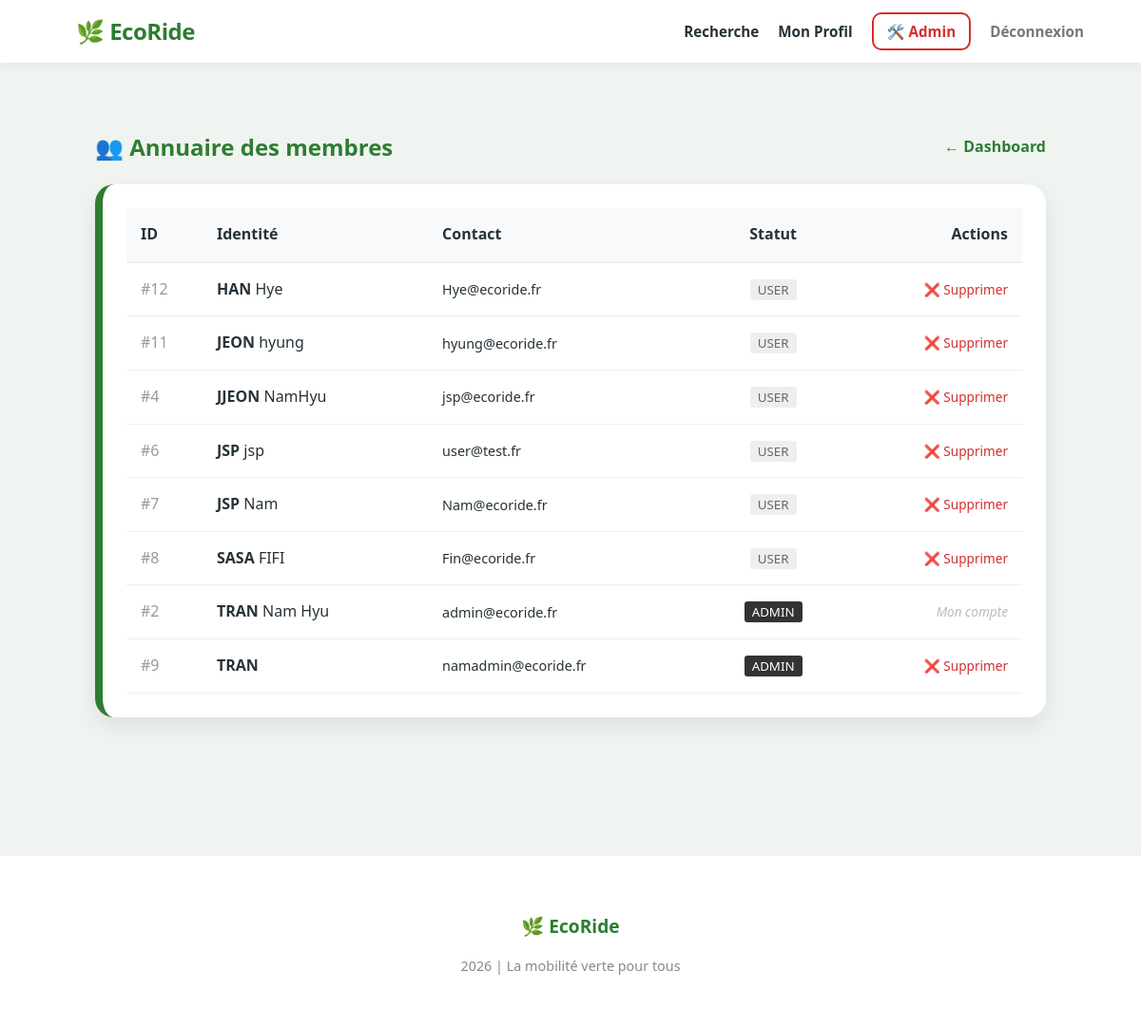
/admin_users.php (signed in), run on the app's committed database.
### tables this page shows
CREATE TABLE `utilisateurs` (
  `id` int(11) NOT NULL,
  `pseudo` varchar(50) NOT NULL,
  `email` varchar(100) NOT NULL,
  `mot_de_passe` varchar(255) NOT NULL,
  `Nom` varchar(50) NOT NULL,
  `Prenom` varchar(50) NOT NULL,
  `Role` varchar(100) NOT NULL DEFAULT 'utilisateurs',
  `credits` int(11) DEFAULT 20,
  `type_utilisateur` enum('passager','chauffeur','les_deux') DEFAULT 'passager'
);

### admin_users.php (the view, shortened to what this page needs)
<?php
require_once "Template.php";
$db = (new Database())->getConnection();
$sql = "SELECT id, nom, prenom, email, role FROM utilisateurs ORDER BY nom ASC";
$users = $db->query($sql)->fetchAll(PDO::FETCH_ASSOC);
?>
<main style="max-width: 1000px; margin: 30px auto; padding: 20px; font-family: 'Segoe UI', sans-serif;">
    <div style="display: flex; justify-content: space-between; align-items: center; margin-bottom: 20px;">
        <h2 style="margin: 0;">👥 Annuaire des membres</h2>
        <a href="admin_dashboard.php" style="color: #2e7d32; text-decoration: none; font-weight: bold;">← Dashboard</a>
    </div>
    <div style="background: white; border: 1px solid #ddd; border-radius: 4px; overflow: hidden;">
        <table style="width: 100%; border-collapse: collapse;">
            <thead>
                <tr style="background: #f8f9fa; border-bottom: 2px solid #eee;">
                    <th style="padding: 15px; text-align: left; width: 50px;">ID</th>
                    <th style="padding: 15px; text-align: left;">Identité</th>
                    <th style="padding: 15px; text-align: left;">Contact</th>
                    <th style="padding: 15px; text-align: center;">Statut</th>
                    <th style="padding: 15px; text-align: right;">Actions</th>
                </tr>
            </thead>
            <tbody>
                <?php foreach ($users as $u): ?>
                <tr style="border-bottom: 1px solid #eee;">
                    <td style="padding: 15px; color: #999;">#<?= $u['id'] ?></td>
                    <td style="padding: 15px;">
                        <strong><?= htmlspecialchars(strtoupper($u['nom'])) ?></strong>
                        <?= htmlspecialchars($u['prenom']) ?>
                    </td>
                    <td style="padding: 15px; font-size: 0.9em;"><?= htmlspecialchars($u['email']) ?></td>
                    <td style="padding: 15px; text-align: center;">
                        <?php if ($u['role'] === 'admin'): ?>
                            <small style="background: #333; color: white; padding: 2px 8px; border-radius: 3px;">ADMIN</small>
                        <?php else: ?>
                            <small style="background: #eee; color: #666; padding: 2px 8px; border-radius: 3px;">USER</small>
                        <?php endif; ?>
                    </td>
                    <td style="padding: 15px; text-align: right;">
                        <?php if ($u['id'] != $_SESSION['user_id']): ?>
                            <a href="admin_delete_user.php?id=<?= $u['id'] ?>"
                               onclick="return confirm('Confirmer la suppression définitive de ce compte ?')"
                               style="color: #d32f2f; text-decoration: none; font-size: 0.85em;">
                               ❌ Supprimer
                            </a>
                        <?php else: ?>
                            <span style="color: #bbb; font-style: italic; font-size: 0.85em;">Mon compte</span>
                        <?php endif; ?>
                    </td>
                </tr>
                <?php endforeach; ?>
            </tbody>
        </table>
    </div>
</main>

### Template.php (style rules this page uses)
:root { --eco-green: #2E7D32; --wood-brown: #6D4C41; --soft-bg: #f0f4f0; --dark-text: #263238; --card-shadow: 0 10px 25px rgba(0,0,0,0.08); }
body { font-family: 'Segoe UI', Roboto, Helvetica, Arial, sans-serif; background-color: var(--soft-bg); color: var(--dark-text); margin: 0; padding: 0; line-height: 1.6; }
.section-profil, [style*="background: white"] { background: #ffffff !important; border-radius: 20px !important; padding: 25px !important; margin-bottom: 25px !important; border: none !important; border-left: 8px solid var(--eco-green) !important; box-shadow: var(--card-shadow) !important; }
h2, h3 { color: var(--eco-green); font-weight: 800; }

### data on the page
utilisateurs: id "12", Nom "HAN", Prenom "Hye", email "Hye@ecoride.fr", Role "USER"
utilisateurs: id "11", Nom "JEON", Prenom "hyung", email "hyung@ecoride.fr", Role "USER"
utilisateurs: id "4", Nom "JJEON", Prenom "NamHyu", email "jsp@ecoride.fr", Role "USER"
utilisateurs: id "6", Nom "JSP", Prenom "jsp", email "user@test.fr", Role "USER"
utilisateurs: id "7", Nom "JSP", Prenom "Nam", email "Nam@ecoride.fr", Role "USER"
utilisateurs: id "8", Nom "SASA", Prenom "FIFI", email "Fin@ecoride.fr", Role "USER"
utilisateurs: id "2", Nom "TRAN", Prenom "Nam Hyu", email "admin@ecoride.fr", Role "ADMIN", shows "Mon compte"
utilisateurs: id "9", Nom "TRAN", email "namadmin@ecoride.fr", Role "ADMIN"
